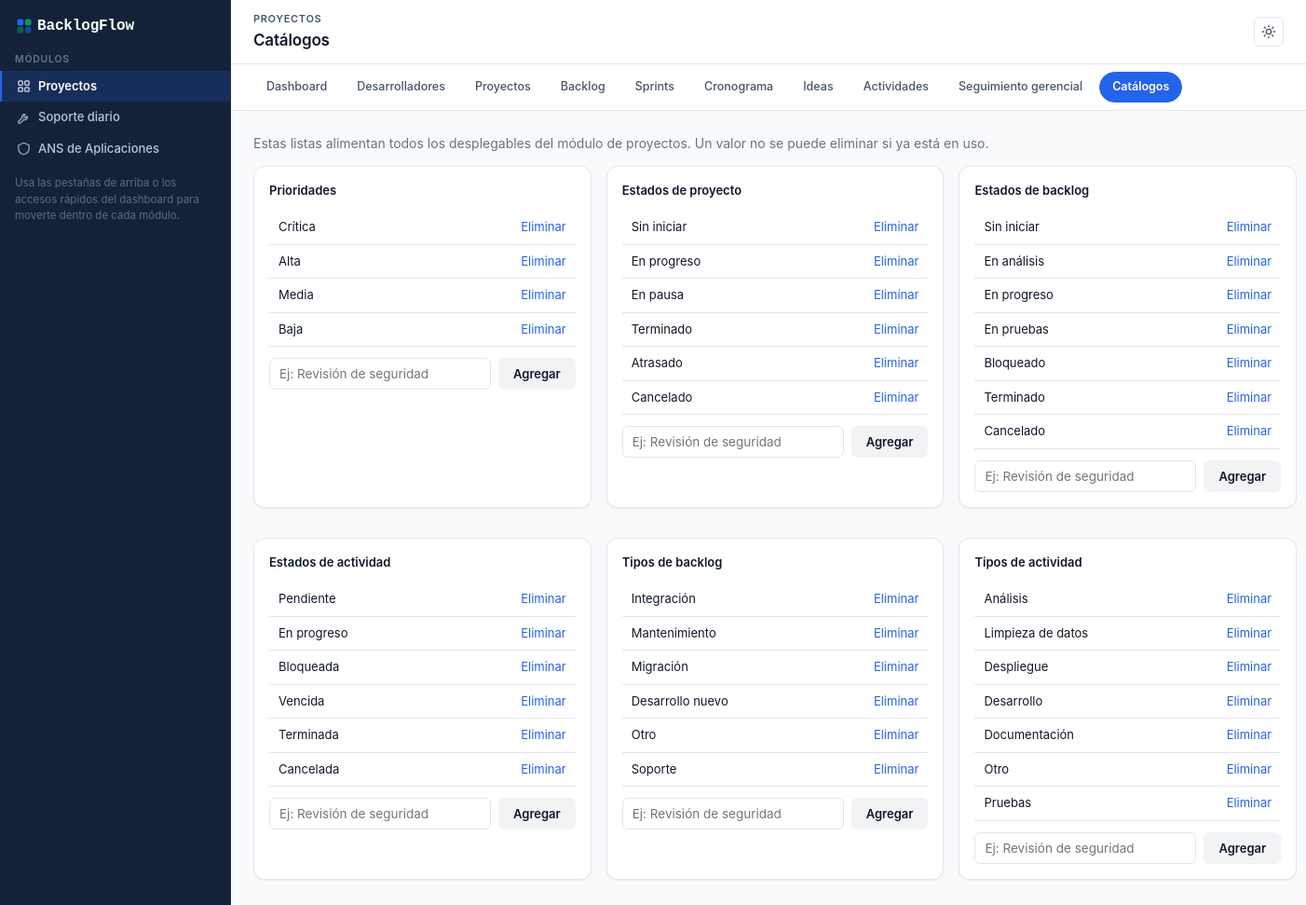
The page /index.php?r=projects/catalogs/index on the database its author committed.
### tables this page shows
CREATE TABLE cat_priorities (
    id TINYINT UNSIGNED PRIMARY KEY,
    code VARCHAR(20) NOT NULL UNIQUE,         
    sort_order TINYINT UNSIGNED NOT NULL
);

CREATE TABLE cat_project_statuses (
    id TINYINT UNSIGNED AUTO_INCREMENT PRIMARY KEY,
    code VARCHAR(30) NOT NULL UNIQUE,
    sort_order TINYINT UNSIGNED NOT NULL
);

CREATE TABLE cat_backlog_statuses (
    id TINYINT UNSIGNED AUTO_INCREMENT PRIMARY KEY,
    code VARCHAR(30) NOT NULL UNIQUE,
    sort_order TINYINT UNSIGNED NOT NULL
);

CREATE TABLE cat_activity_statuses (
    id TINYINT UNSIGNED AUTO_INCREMENT PRIMARY KEY,
    code VARCHAR(30) NOT NULL UNIQUE,
    sort_order TINYINT UNSIGNED NOT NULL
);

CREATE TABLE cat_backlog_types (
    id TINYINT UNSIGNED AUTO_INCREMENT PRIMARY KEY,
    code VARCHAR(30) NOT NULL UNIQUE
);

CREATE TABLE cat_activity_types (
    id TINYINT UNSIGNED AUTO_INCREMENT PRIMARY KEY,
    code VARCHAR(30) NOT NULL UNIQUE
);

### app/Core/View.php (called while the page is built, shortened)
<?php
class View
{
    public static function render(string $view, array $data = [], string $module = 'projects'): void
    {
        extract($data, EXTR_SKIP);
        $viewFile = VIEWS_PATH . '/' . $view . '.php';
        require $viewFile;
        $content = ob_get_clean();
        require VIEWS_PATH . '/layout/main.php';
    }
}

### app/Core/Controller.php (called while the page is built, shortened)
<?php
abstract class Controller
{
    protected function render(string $view, array $data = []): void
    {
        View::render($view, $data);
    }
}

### app/Controllers/Projects/CatalogsController.php (called while the page is built, shortened)
<?php
class CatalogsController extends Controller
{
    public function indexAction(): void
    {
        $catalogs = [];
        foreach (self::CATALOGS as $key => [$table, $labelGroup, $title]) {
            $catalogs[$key] = [
                'title' => $title,
                'label_group' => $labelGroup,
                'rows' => (new Catalog($table))->all(),
            ];
        }
        $this->render('projects/catalogs/index', [
            'pageTitle' => 'Catálogos',
            'activeModule' => 'projects-catalogs',
            'catalogs' => $catalogs,
        ]);
    }
}

### app/Core/Router.php (called while the page is built, shortened)
<?php
class Router
{
    public function dispatch(string $route, array $params = []): void
    {
        $segments = array_values(array_filter(explode('/', trim($route, '/'))));
        $action = $segments[2] ?? self::DEFAULT_ACTION;
        $id = $segments[3] ?? ($params['id'] ?? null);
        $controller = new $controllerClass();
        $actionMethod = $action . 'Action';
        $controller->$actionMethod($id, $params);
    }
}

### public/index.php (called while the page is built, shortened)
<?php
spl_autoload_register(function (string $class): void {
    $prefix = 'App\\';
    $relative = substr($class, strlen($prefix));
    $path = APP_PATH . '/' . str_replace('\\', '/', $relative) . '.php';
});
$route = $_GET['r'] ?? '';
(new Router())->dispatch($route, $_GET);

### app/Core/Database.php (called while the page is built, shortened)
<?php
class Database
{
    private static ?PDO $connection = null;
    public static function connection(): PDO
    {
        if (self::$connection === null) {
            $dsn = sprintf(
                'mysql:host=%s;port=%s;dbname=%s;charset=%s',
                DB_HOST,
                DB_PORT,
                DB_NAME,
                DB_CHARSET
            );
            try {
                self::$connection = new PDO($dsn, DB_USER, DB_PASS, [
                    PDO::ATTR_ERRMODE => PDO::ERRMODE_EXCEPTION,
                    PDO::ATTR_DEFAULT_FETCH_MODE => PDO::FETCH_ASSOC,
                    PDO::ATTR_EMULATE_PREPARES => false,
                ]);
            } catch (PDOException $e) {
                throw new PDOException('Database connection failed: ' . $e->getMessage(), (int) $e->getCode());
            }
        }
        return self::$connection;
    }
}

### app/Models/Catalog.php (called while the page is built, shortened)
<?php
class Catalog extends Model
{
    public function __construct(string $table)
    {
        $this->table = $table;
    }
    public function all(string $orderBy = 'id ASC'): array
    {
        $hasSortOrder = str_contains($this->table, 'statuses') || $this->table === 'cat_priorities' || $this->table === 'cat_criticality_levels';
        $order = $hasSortOrder ? 'sort_order ASC' : 'code ASC';
        return parent::all($order);
    }
}

### app/Core/Model.php (called while the page is built, shortened)
<?php
abstract class Model
{
    protected PDO $db;
    protected string $table;
    public function __construct()
    {
        $this->db = Database::connection();
    }
    public function all(string $orderBy = 'id ASC'): array
    {
        return $this->db->query("SELECT * FROM {$this->table} ORDER BY {$orderBy}")->fetchAll();
    }
}

### app/Helpers/Labels.php (called while the page is built, shortened)
<?php
class Labels
{
    public static function get(string $group, string|int|null $code): string
    {
        return self::MAP[$group][$code] ?? (string) $code;
    }
}

### app/Views/projects/catalogs/index.php (the view, shortened to what this page needs)
<p style="color:#6b7280;margin-top:0;">Estas listas alimentan todos los desplegables del módulo de proyectos. Un valor no se puede eliminar si ya está en uso.</p>
<div class="three-col">
    <?php foreach ($catalogs as $key => $catalog): ?>
        <div class="card">
            <p class="card-title"><?= htmlspecialchars($catalog['title']) ?></p>
            <div class="table-scroll"><table>
                <tbody>
                <?php foreach ($catalog['rows'] as $row): ?>
                    <tr>
                        <td><?= htmlspecialchars(Labels::get($catalog['label_group'], $row['code'])) ?></td>
                        <td style="text-align:right;">
                            <button type="button" class="link-button" data-confirm-delete="/index.php?r=projects/catalogs/delete&id=<?= $row['id'] ?>&catalog=<?= $key ?>" data-confirm-message="¿Eliminar este valor?">Eliminar</button>
                        </td>
                    </tr>
                <?php endforeach; ?>
                </tbody>
            </table></div>
            <form method="post" action="/index.php?r=projects/catalogs/create&catalog=<?= $key ?>" style="margin-top:12px;display:flex;gap:8px;">
                <input type="text" name="code" placeholder="Ej: Revisión de seguridad" required style="flex:1;">
                <button class="btn btn-secondary" type="submit">Agregar</button>
            </form>
        </div>
    <?php endforeach; ?>
</div>

### app/Views/layout/main.php (shortened to what this page needs)
<?php
$pageTitle = $pageTitle ?? 'BacklogFlow';
$activeModule = $activeModule ?? 'projects-dashboard';
$subnav = [
    'projects' => [
        ['key' => 'projects-dashboard', 'label' => 'Dashboard', 'href' => 'projects/dashboard/index'],
        ['key' => 'projects-developers', 'label' => 'Desarrolladores', 'href' => 'projects/developers/index'],
        ['key' => 'projects-projects', 'label' => 'Proyectos', 'href' => 'projects/projects/index'],
        ['key' => 'projects-backlog', 'label' => 'Backlog', 'href' => 'projects/backlog/index'],
        ['key' => 'projects-sprints', 'label' => 'Sprints', 'href' => 'projects/sprints/index'],
        ['key' => 'projects-cronograma', 'label' => 'Cronograma', 'href' => 'projects/cronograma/index'],
        ['key' => 'projects-ideas', 'label' => 'Ideas', 'href' => 'projects/ideas/index'],
        ['key' => 'projects-activities', 'label' => 'Actividades', 'href' => 'projects/activities/index'],
        ['key' => 'projects-management', 'label' => 'Seguimiento gerencial', 'href' => 'projects/management/index'],
        ['key' => 'projects-catalogs', 'label' => 'Catálogos', 'href' => 'projects/catalogs/index'],
    ],
    'support' => [
        ['key' => 'support-log', 'label' => 'Registro de soporte', 'href' => 'projects/support-log/index'],
    ],
    'sla' => [
        ['key' => 'sla-dashboard', 'label' => 'Dashboard', 'href' => 'sla/dashboard/index'],
        ['key' => 'sla-applications', 'label' => 'Aplicaciones', 'href' => 'sla/applications/index'],
        ['key' => 'sla-providers', 'label' => 'Proveedores', 'href' => 'sla/providers/index'],
        ['key' => 'sla-supporttypes', 'label' => 'Tipos y matriz de soporte', 'href' => 'sla/support-types/index'],
        ['key' => 'sla-contracts', 'label' => 'Contratos y vencimientos', 'href' => 'sla/contracts/index'],
        ['key' => 'sla-indicators', 'label' => 'Indicadores', 'href' => 'sla/indicators/index'],
    ],
];
$currentGroup = match (true) {
    str_starts_with($activeModule, 'sla') => 'sla',
    str_starts_with($activeModule, 'support') => 'support',
    default => 'projects',
};
$groupNames = ['projects' => 'Proyectos', 'support' => 'Soporte diario', 'sla' => 'ANS de Aplicaciones'];
if (!isset($breadcrumbs)) {
    $routeSegments = explode('/', trim((string) ($_GET['r'] ?? ''), '/'));
    $activeItem = current(array_filter($subnav[$currentGroup], fn (array $i) => $i['key'] === $activeModule)) ?: null;
    $breadcrumbs = ($routeSegments[2] ?? 'index') !== 'index' && $activeItem !== null
        ? [['label' => $activeItem['label'], 'route' => $activeItem['href']]]
        : [];
}
?>
<!doctype html>
<html lang="es">
<head>
    <link rel="stylesheet" href="/assets/css/app.css">
</head>
<body>
<div class="app-shell">
    <aside class="sidebar" id="bf-sidebar">
        <div class="sidebar-brand">
            BacklogFlow
        </div>
        <div class="sidebar-group">
            <div class="sidebar-group-title">Módulos</div>
            <a href="/index.php?r=projects/dashboard/index" class="<?= $currentGroup === 'projects' ? 'active' : '' ?>">
                Proyectos
            </a>
            <a href="/index.php?r=projects/support-log/index" class="<?= $currentGroup === 'support' ? 'active' : '' ?>">
                <svg width="15" height="15" viewBox="0 0 24 24" fill="none" stroke="currentColor" stroke-width="2" stroke-linecap="round" stroke-linejoin="round" aria-hidden="true"><path d="M14.7 6.3a4 4 0 0 0-5.4 5.4L3 18v3h3l6.3-6.3a4 4 0 0 0 5.4-5.4l-2.4 2.4-2.6-.6-.6-2.6Z"></path></svg>
                Soporte diario
            </a>
            <a href="/index.php?r=sla/dashboard/index" class="<?= $currentGroup === 'sla' ? 'active' : '' ?>">
                <svg width="15" height="15" viewBox="0 0 24 24" fill="none" stroke="currentColor" stroke-width="2" stroke-linecap="round" stroke-linejoin="round" aria-hidden="true"><path d="M12 2 3 6v6c0 5 3.8 8.7 9 10 5.2-1.3 9-5 9-10V6l-9-4Z"></path></svg>
                ANS de Aplicaciones
            </a>
        </div>
        <div class="sidebar-hint">
            Usa las pestañas de arriba o los accesos rápidos del dashboard para moverte dentro de cada módulo.
        </div>
    </aside>
    <main class="main-content">
        <header class="topbar">
            <div class="topbar-heading">
                <div>
                    <?php if ($breadcrumbs !== []): ?>
                        <nav class="breadcrumbs" aria-label="Ruta de navegación">
                            <?php foreach ($breadcrumbs as $crumb): ?>
                                <a href="<?= htmlspecialchars(\App\Core\Router::listUrl($crumb['route'])) ?>"><?= htmlspecialchars($crumb['label']) ?></a>
                                <span class="breadcrumbs-sep" aria-hidden="true">›</span>
                            <?php endforeach; ?>
                        </nav>
                    <?php else: ?>
                        <p class="topbar-eyebrow"><?= htmlspecialchars($groupNames[$currentGroup]) ?></p>
                    <?php endif; ?>
                    <h1><?= htmlspecialchars($pageTitle) ?></h1>
                </div>
            </div>
            <button type="button" class="theme-toggle" id="bf-theme-toggle" aria-label="Cambiar tema claro/oscuro" title="Cambiar tema claro/oscuro">
            </button>
        </header>
        <nav class="subnav" aria-label="Secciones del módulo">
            <?php foreach ($subnav[$currentGroup] as $item): ?>
                <a href="/index.php?r=<?= $item['href'] ?>" class="subnav-pill <?= $activeModule === $item['key'] ? 'active' : '' ?>" <?= $activeModule === $item['key'] ? 'data-active-pill' : '' ?>><?= htmlspecialchars($item['label']) ?></a>
            <?php endforeach; ?>
        </nav>
        <div class="page-body">
            <?= $content ?>
        </div>
    </main>
</div>
</body>
</html>

### rows shown on the page
cat_priorities: code "Crítica"
cat_priorities: code "Alta"
cat_priorities: code "Media"
cat_priorities: code "Baja"
cat_project_statuses: code "Sin iniciar"
cat_project_statuses: code "En progreso"
cat_project_statuses: code "En pausa"
cat_project_statuses: code "Terminado"
cat_project_statuses: code "Atrasado"
cat_project_statuses: code "Cancelado", code "Cancelada"
cat_backlog_statuses: code "Sin iniciar", code "Pendiente"
cat_backlog_statuses: code "En análisis"
cat_backlog_statuses: code "En progreso"
cat_backlog_statuses: code "En pruebas"
cat_backlog_statuses: code "Bloqueado"
cat_backlog_statuses: code "Terminado"
cat_backlog_statuses: code "Cancelado"
cat_activity_statuses: code "Bloqueada"
cat_activity_statuses: code "Vencida"
cat_activity_statuses: code "Terminada"
cat_backlog_types: code "Integración"
cat_backlog_types: code "Mantenimiento"
cat_backlog_types: code "Migración"
cat_backlog_types: code "Desarrollo nuevo"
cat_backlog_types: code "Otro"
cat_backlog_types: code "Soporte"
cat_activity_types: code "Análisis"
cat_activity_types: code "Limpieza de datos"
cat_activity_types: code "Despliegue"
cat_activity_types: code "Desarrollo"
cat_activity_types: code "Documentación"
cat_activity_types: code "Otro"
cat_activity_types: code "Pruebas"

### other values the page prints
$groupNames[$currentGroup] "PROYECTOS"
$pageTitle "Catálogos"
$item['label'] "Dashboard"
$item['label'] "Desarrolladores"
$item['label'] "Proyectos"
$item['label'] "Backlog"
$item['label'] "Sprints"
$item['label'] "Cronograma"
$item['label'] "Ideas"
$item['label'] "Actividades"
$item['label'] "Seguimiento gerencial"
$item['label'] "Catálogos"
$catalog['title'] "Prioridades"
$catalog['title'] "Estados de proyecto"
$catalog['title'] "Estados de backlog"
